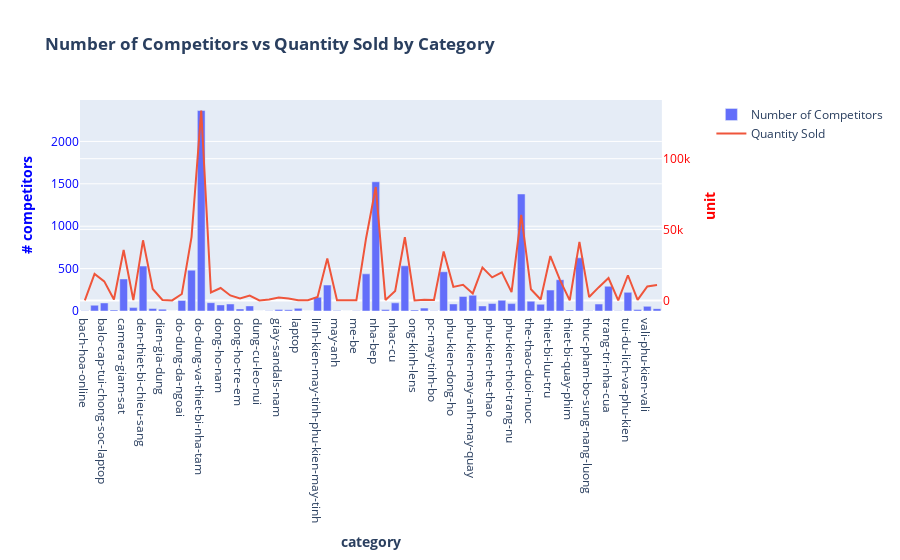

The notebook cell saved with this chart:
### Code cell
# Create figure with secondary y-axis
fig = make_subplots(specs=[[{"secondary_y": True}]])

# Add traces
fig.add_trace(
    go.Bar(name = 'Number of Competitors', 
           x = df.groupby('urlKey')[['n_competitors', 'quantity_sold']].agg('sum').reset_index()["urlKey"], 
           y = df.groupby('urlKey')[['n_competitors', 'quantity_sold']].agg('sum').reset_index()["n_competitors"], 
           yaxis = 'y')
)

fig.add_trace(
    go.Scatter(
        x = df.groupby('urlKey')[['n_competitors', 'quantity_sold']].agg('sum').reset_index()["urlKey"],
        y = df.groupby('urlKey')[['n_competitors', 'quantity_sold']].agg('sum').reset_index()['quantity_sold'],
        name = 'Quantity Sold'
    ),
    secondary_y = True
)

# Add figure title
fig.update_layout(
    title_text = "<b>Number of Competitors vs Quantity Sold by Category<b>"
)

# Set x-axis title
fig.update_xaxes(title_text = "<b>category<b>")

# Set y-axes titles
fig.update_yaxes(title_text = "<b># competitors</b>", secondary_y = False, color = 'blue')
fig.update_yaxes(title_text = "<b>unit</b>", secondary_y = True, color = 'red')

fig.show()

### Figure 1 — Plotly figure (JSON) as saved in the notebook; plotly's stock layout.template omitted (floating-point values rounded to 4 significant figures)
{"data": [{"name": "Number of Competitors", "type": "bar", "x": ["bach-hoa-online", "balo", "balo-cap-tui-chong-soc-laptop", "balo-tui-dung-bao-da", "camera-giam-sat", "camera-hanh-trinh-action-camera-va-phu-kien", "den-thiet-bi-chieu-sang", "dep-nam", "dien-gia-dung", "dien-thoai-may-tinh-bang", "do-dung-da-ngoai", "do-dung-phong-ngu", "do-dung-va-thiet-bi-nha-tam", "do-tho-cung", "dong-ho-nam", "dong-ho-nu", "dong-ho-tre-em", "dung-cu-cau-ca", "dung-cu-leo-nui", "giay-boots-nam", "giay-sandals-nam", "lam-dep-suc-khoe", "laptop", "laptop-may-vi-tinh", "linh-kien-may-tinh-phu-kien-may-tinh", "mat-kinh", "may-anh", "may-bay-camera-va-phu-kien", "me-be", "ngoai-troi-san-vuon", "nha-bep", "nha-cua-doi-song", "nhac-cu", "noi-that", "ong-kinh-lens", "ong-kinh-ong-ngam", "pc-may-tinh-bo", "phong-an", "phu-kien-dong-ho", "phu-kien-giay-nam", "phu-kien-may-anh-may-quay", "phu-kien-nam-tui-xach", "phu-kien-the-thao", "phu-kien-thoi-trang-nam", "phu-kien-thoi-trang-nu", "sua-chua-nha-cua", "the-thao-duoi-nuoc", "thiet-bi-anh-sang", "thiet-bi-luu-tru", "thiet-bi-mang", "thiet-bi-quay-phim", "thiet-bi-van-phong-thiet-bi-ngoai-vi", "thuc-pham-bo-sung-nang-luong", "trang-suc", "trang-tri-nha-cua", "tui-bao-tu-tui-deo-bung", "tui-du-lich-va-phu-kien", "tui-xach-cong-so-nam", "vali-phu-kien-vali", "vi-nam"], "y": [2, 68, 95, 13, 378, 40, 530, 30, 22, 0, 124, 482, 2364, 98, 72, 83, 24, 60, 0, 4, 19, 15, 31, 0, 162, 306, 6, 0, 3, 438, 1524, 18, 96, 533, 13, 34, 3, 463, 83, 172, 185, 60, 88, 126, 87, 1380, 115, 80, 247, 369, 13, 627, 2, 82, 292, 4, 220, 18, 55, 28], "yaxis": "y"}, {"name": "Quantity Sold", "type": "scatter", "x": ["bach-hoa-online", "balo", "balo-cap-tui-chong-soc-laptop", "balo-tui-dung-bao-da", "camera-giam-sat", "camera-hanh-trinh-action-camera-va-phu-kien", "den-thiet-bi-chieu-sang", "dep-nam", "dien-gia-dung", "dien-thoai-may-tinh-bang", "do-dung-da-ngoai", "do-dung-phong-ngu", "do-dung-va-thiet-bi-nha-tam", "do-tho-cung", "dong-ho-nam", "dong-ho-nu", "dong-ho-tre-em", "dung-cu-cau-ca", "dung-cu-leo-nui", "giay-boots-nam", "giay-sandals-nam", "lam-dep-suc-khoe", "laptop", "laptop-may-vi-tinh", "linh-kien-may-tinh-phu-kien-may-tinh", "mat-kinh", "may-anh", "may-bay-camera-va-phu-kien", "me-be", "ngoai-troi-san-vuon", "nha-bep", "nha-cua-doi-song", "nhac-cu", "noi-that", "ong-kinh-lens", "ong-kinh-ong-ngam", "pc-may-tinh-bo", "phong-an", "phu-kien-dong-ho", "phu-kien-giay-nam", "phu-kien-may-anh-may-quay", "phu-kien-nam-tui-xach", "phu-kien-the-thao", "phu-kien-thoi-trang-nam", "phu-kien-thoi-trang-nu", "sua-chua-nha-cua", "the-thao-duoi-nuoc", "thiet-bi-anh-sang", "thiet-bi-luu-tru", "thiet-bi-mang", "thiet-bi-quay-phim", "thiet-bi-van-phong-thiet-bi-ngoai-vi", "thuc-pham-bo-sung-nang-luong", "trang-suc", "trang-tri-nha-cua", "tui-bao-tu-tui-deo-bung", "tui-du-lich-va-phu-kien", "tui-xach-cong-so-nam", "vali-phu-kien-vali", "vi-nam"], "xaxis": "x", "y": [124, 18667, 13440, 656, 35576, 283, 42442, 8120, 361, 5, 4584, 44723, 133960, 5678, 8800, 3537, 1398, 3484, 25, 631, 2052, 1377, 83, 198, 2479, 29651, 172, 12, 228, 43915, 80043, 371, 6664, 44620, 55, 483, 329, 34599, 9588, 11000, 4939, 23248, 16280, 19882, 5854, 60328, 7887, 713, 31314, 14370, 68, 41307, 2399, 9376, 15834, 106, 17782, 408, 9921, 10947], "yaxis": "y2"}], "layout": {"title": {"text": "<b>Number of Competitors vs Quantity Sold by Category<b>"}, "xaxis": {"anchor": "y", "domain": [0, 0.94], "title": {"text": "<b>category<b>"}}, "yaxis": {"anchor": "x", "color": "blue", "domain": [0, 1], "title": {"text": "<b># competitors</b>"}}, "yaxis2": {"anchor": "x", "color": "red", "overlaying": "y", "side": "right", "title": {"text": "<b>unit</b>"}}}}
